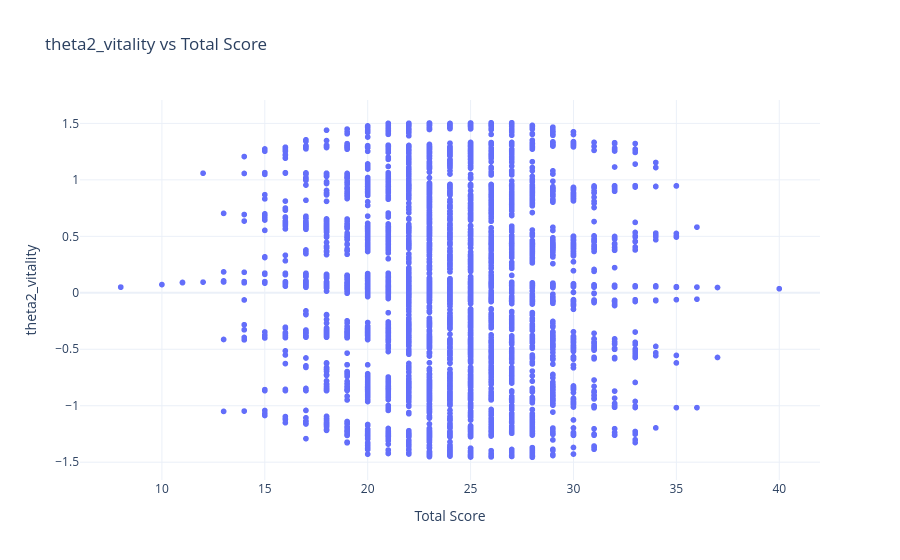

Write notebook code for a chart like this one.
### Code cell
fig = px.scatter(
    df_resultado_estudantes,
    x="total_score",
    y="theta2_vitality",
    hover_name="responses_vector",  # aparece em destaque ao passar o mouse
    hover_data={
        "total_score": True,
        "theta2_vitality": True,
        "responses_vector": False,   # evita duplicação, pois já está em hover_name
    },
    title="theta2_vitality vs Total Score"
)

fig.update_layout(
    xaxis_title="Total Score",
    yaxis_title="theta2_vitality",
    template="plotly_white"
)

fig.show()

### Figure 1 — Plotly figure (JSON) as saved in the notebook; plotly's stock layout.template omitted (floating-point values rounded to 4 significant figures; data arrays with more than 128 entries replaced by an {"elided": "..."} marker saying what was removed)
{"data": [{"customdata": {"elided": "5010x1x8 int values"}, "hovertemplate": "<b>%{hovertext}</b><br><br>total_score=%{x}<br>theta2_vitality=%{y}<extra></extra>", "hovertext": {"elided": "5010x8 int values"}, "legendgroup": "", "marker": {"color": "#636efa", "symbol": "circle"}, "mode": "markers", "name": "", "showlegend": false, "type": "scattergl", "x": {"elided": "5010 int values"}, "xaxis": "x", "y": {"elided": "5010 float values"}, "yaxis": "y"}], "layout": {"legend": {"tracegroupgap": 0}, "title": {"text": "theta2_vitality vs Total Score"}, "xaxis": {"anchor": "y", "domain": [0, 1], "title": {"text": "Total Score"}}, "yaxis": {"anchor": "x", "domain": [0, 1], "title": {"text": "theta2_vitality"}}}}
